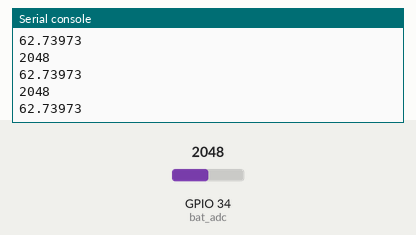
This program was run on a simulated ESP32 board running MicroPython. Shown: the last lines printed to the serial console. The test bench sets the inputs (shaded band); at power-on: GPIO 34 (bat_adc) = 2048 (analog values on the 0–4095 scale).

Above: at 1.2 s.
1.3 s: GPIO 34 (bat_adc) set to 2866
At 1.73 s:
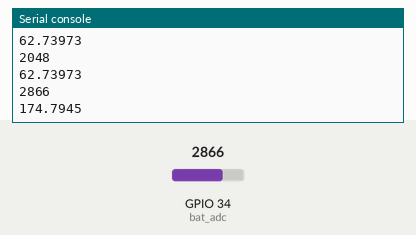
2.8 s: GPIO 34 (bat_adc) set to 3603
At 2.94 s:
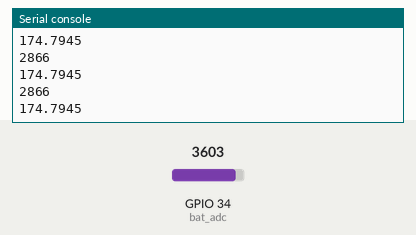
Timing chart, 0 to 5.8 s (numbered marks = the images above; inputs shaded):
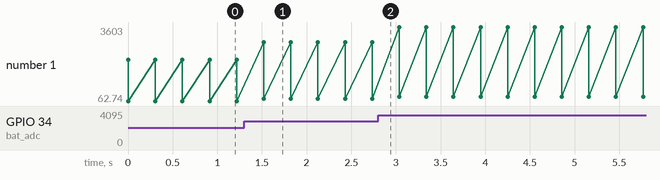

Measured:
- after the input at 1.3 s, the serial console: prints a new line after 0.22 s (image 1)
- plotted number 1: 62.74 → 174.79 after the input at 1.3 s, 174.79 → 275.75 after the input at 2.8 s

The program:

batteri.py
```python
from machine import ADC, Pin
from time import sleep

bat_adc = ADC(Pin(34))
bat_adc.atten(ADC.ATTN_11DB)

#Kode tager et gennemsnit af adc værdien og omregner til procent
#Kode inspiration taget fra Bo Hansen, twoway_remote_data.py
def get_battery_percent():
    adc_val = 0
    for i in range(64):
        adc_val += bat_adc.read()
    adc64_val = adc_val >> 6
    bat_percent = (adc64_val - 1590) / 7.3
    print(adc64_val)
    return bat_percent

while True:
    print(get_battery_percent())
    sleep(0.3)
```
